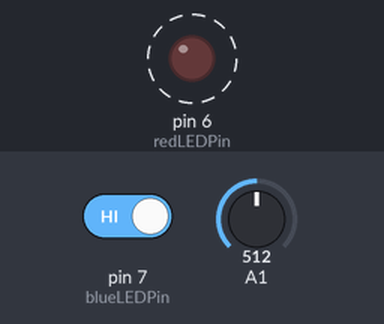
Recording of a sketch running on a simulated Arduino Uno, built with avr-gcc and run on an emulated ATmega328P. Parts: output pins drawn as LEDs (lit = HIGH). Dashed ring = blinking. Inputs (shaded band) come from the test bench; at power-on: A1 = 512, pin 7 (blueLEDPin) HIGH.

Above: at 1.8 s.
1.9 s: A1 set to 0
3.6 s: pin 7 (blueLEDPin) driven HIGH
At 4.65 s:
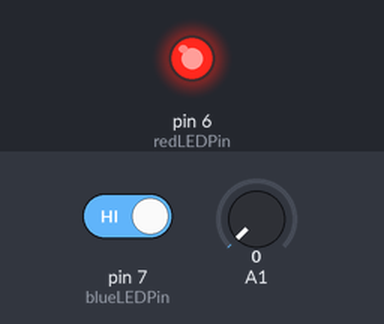
7.1 s: pin 7 (blueLEDPin) driven LOW
9.6 s: A1 set to 122
At 9.78 s:
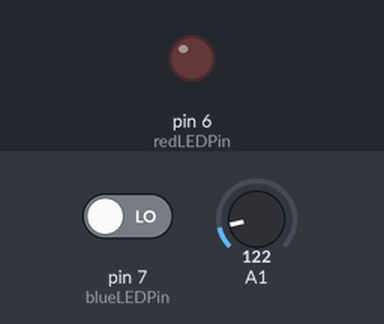
Timing chart, 0 to 14.1 s (numbered marks = the images above; inputs shaded):
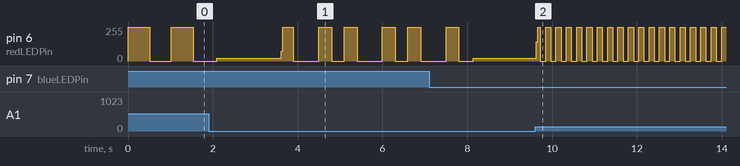

The sketch:

nov11.ino
```cpp
const int redLEDPin = 6;
const int blueLEDPin = 7;

void setup() {
  pinMode(redLEDPin, OUTPUT);
  pinMode(blueLEDPin, INPUT);
  Serial.begin(9600);
}

void loop() {

  int LDRvalue = analogRead(A1);
  int Blueswitch = digitalRead(blueLEDPin);

  if  (Blueswitch == HIGH) {
    digitalWrite(redLEDPin, HIGH);
    digitalWrite(blueLEDPin, HIGH);
    delay(300);
    digitalWrite(blueLEDPin, LOW);
    digitalWrite(redLEDPin, LOW);
    delay(300);
    digitalWrite(blueLEDPin, HIGH);
    delay(300);
    digitalWrite(redLEDPin, HIGH);
    delay(300);
    digitalWrite(redLEDPin, LOW);
    delay(300);


  } else  {
    digitalWrite(blueLEDPin, HIGH);
    digitalWrite(redLEDPin, HIGH);
    delay(LDRvalue);
    digitalWrite(blueLEDPin, LOW);
    digitalWrite(redLEDPin, LOW);
    delay(LDRvalue);

  }
}
```

Measured:
- after the input at 3.6 s, pin 6 (redLEDPin): 22/255 → 74/255 at once, then repeats every 1.5 s: 255/255 0.25 s, 0/255 0.60 s, 255/255 0.30 s, 0/255 0.30 s
- after the input at 9.6 s, pin 6 (redLEDPin): 22/255 → 144/255 at once, then moves between 0/255 and 255/255, repeating every 0.73 s
- by itself, pin 6 (redLEDPin): alternates 255/255 for 0.51 s and 0/255 for 0.51 s
